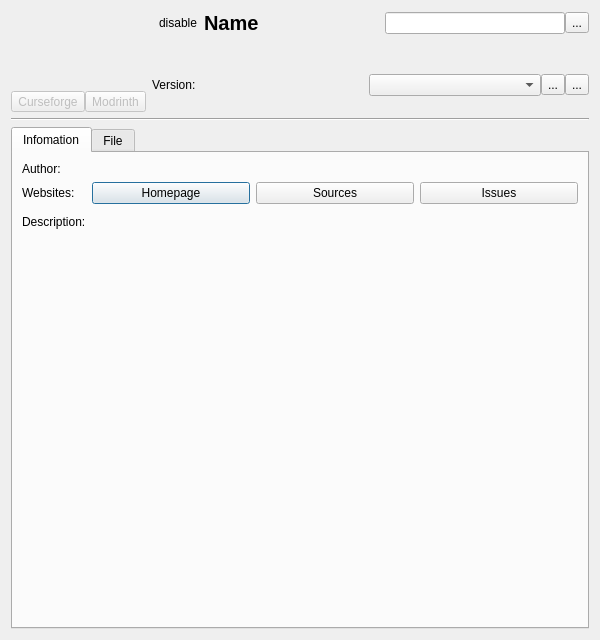
<?xml version="1.0" encoding="UTF-8"?>
<ui version="4.0">
 <class>LocalModDialog</class>
 <widget class="QDialog" name="LocalModDialog">
  <property name="geometry">
   <rect>
    <x>0</x>
    <y>0</y>
    <width>600</width>
    <height>640</height>
   </rect>
  </property>
  <property name="windowTitle">
   <string>Dialog</string>
  </property>
  <layout class="QGridLayout" name="gridLayout_2">
   <item row="0" column="0">
    <layout class="QHBoxLayout" name="horizontalLayout_6">
     <item>
      <layout class="QVBoxLayout" name="verticalLayout">
       <property name="spacing">
        <number>0</number>
       </property>
       <item>
        <widget class="QLabel" name="modIcon">
         <property name="sizePolicy">
          <sizepolicy hsizetype="Fixed" vsizetype="Fixed">
           <horstretch>0</horstretch>
           <verstretch>0</verstretch>
          </sizepolicy>
         </property>
         <property name="minimumSize">
          <size>
           <width>80</width>
           <height>80</height>
          </size>
         </property>
         <property name="maximumSize">
          <size>
           <width>80</width>
           <height>80</height>
          </size>
         </property>
         <property name="text">
          <string/>
         </property>
        </widget>
       </item>
       <item>
        <layout class="QHBoxLayout" name="horizontalLayout_5">
         <item>
          <widget class="QToolButton" name="curseforgeButton">
           <property name="enabled">
            <bool>false</bool>
           </property>
           <property name="sizePolicy">
            <sizepolicy hsizetype="Preferred" vsizetype="Fixed">
             <horstretch>0</horstretch>
             <verstretch>0</verstretch>
            </sizepolicy>
           </property>
           <property name="text">
            <string>Curseforge</string>
           </property>
           <property name="icon">
            <iconset resource="../../images/image.qrc">
             <normaloff>:/image/curseforge.svg</normaloff>:/image/curseforge.svg</iconset>
           </property>
           <property name="toolButtonStyle">
            <enum>Qt::ToolButtonIconOnly</enum>
           </property>
          </widget>
         </item>
         <item>
          <widget class="QToolButton" name="modrinthButton">
           <property name="enabled">
            <bool>false</bool>
           </property>
           <property name="sizePolicy">
            <sizepolicy hsizetype="Preferred" vsizetype="Fixed">
             <horstretch>0</horstretch>
             <verstretch>0</verstretch>
            </sizepolicy>
           </property>
           <property name="text">
            <string>Modrinth</string>
           </property>
           <property name="icon">
            <iconset resource="../../images/image.qrc">
             <normaloff>:/image/modrinth.svg</normaloff>:/image/modrinth.svg</iconset>
           </property>
           <property name="toolButtonStyle">
            <enum>Qt::ToolButtonIconOnly</enum>
           </property>
          </widget>
         </item>
        </layout>
       </item>
      </layout>
     </item>
     <item>
      <layout class="QVBoxLayout" name="verticalLayout_2">
       <property name="spacing">
        <number>0</number>
       </property>
       <item>
        <layout class="QHBoxLayout" name="horizontalLayout_2">
         <item>
          <widget class="QToolButton" name="disableButton">
           <property name="text">
            <string>disable</string>
           </property>
           <property name="icon">
            <iconset theme="action-unavailable-symbolic">
             <normaloff>.</normaloff>.</iconset>
           </property>
           <property name="checkable">
            <bool>true</bool>
           </property>
           <property name="autoRaise">
            <bool>true</bool>
           </property>
          </widget>
         </item>
         <item>
          <widget class="QLabel" name="modName">
           <property name="sizePolicy">
            <sizepolicy hsizetype="Expanding" vsizetype="Minimum">
             <horstretch>0</horstretch>
             <verstretch>0</verstretch>
            </sizepolicy>
           </property>
           <property name="font">
            <font>
             <pointsize>15</pointsize>
             <weight>75</weight>
             <bold>true</bold>
            </font>
           </property>
           <property name="text">
            <string notr="true">Name</string>
           </property>
           <property name="wordWrap">
            <bool>true</bool>
           </property>
          </widget>
         </item>
         <item>
          <widget class="QLineEdit" name="aliasText"/>
         </item>
         <item>
          <widget class="QToolButton" name="editAliasButton">
           <property name="text">
            <string>...</string>
           </property>
           <property name="icon">
            <iconset theme="entry-edit">
             <normaloff>.</normaloff>.</iconset>
           </property>
           <property name="checkable">
            <bool>true</bool>
           </property>
          </widget>
         </item>
        </layout>
       </item>
       <item>
        <widget class="TagsFlowWidget" name="tagsWidget" native="true">
         <property name="contextMenuPolicy">
          <enum>Qt::CustomContextMenu</enum>
         </property>
        </widget>
       </item>
       <item>
        <layout class="QFormLayout" name="formLayout">
         <property name="horizontalSpacing">
          <number>0</number>
         </property>
         <property name="verticalSpacing">
          <number>0</number>
         </property>
         <item row="0" column="0">
          <widget class="QLabel" name="label">
           <property name="text">
            <string>Version:</string>
           </property>
          </widget>
         </item>
         <item row="0" column="1">
          <layout class="QHBoxLayout" name="horizontalLayout_4">
           <item>
            <widget class="QLabel" name="versionText">
             <property name="text">
              <string notr="true"/>
             </property>
            </widget>
           </item>
           <item>
            <widget class="QComboBox" name="versionSelect"/>
           </item>
           <item>
            <widget class="QToolButton" name="rollbackButton">
             <property name="toolTip">
              <string>Roll back to this version</string>
             </property>
             <property name="text">
              <string>...</string>
             </property>
             <property name="icon">
              <iconset theme="backup">
               <normaloff>.</normaloff>.</iconset>
             </property>
            </widget>
           </item>
           <item>
            <widget class="QToolButton" name="deleteButton">
             <property name="toolTip">
              <string>Delete this version</string>
             </property>
             <property name="text">
              <string>...</string>
             </property>
             <property name="icon">
              <iconset theme="delete">
               <normaloff>.</normaloff>.</iconset>
             </property>
            </widget>
           </item>
          </layout>
         </item>
        </layout>
       </item>
      </layout>
     </item>
    </layout>
   </item>
   <item row="1" column="0">
    <widget class="Line" name="line">
     <property name="orientation">
      <enum>Qt::Horizontal</enum>
     </property>
    </widget>
   </item>
   <item row="2" column="0">
    <widget class="QTabWidget" name="tabWidget">
     <property name="currentIndex">
      <number>0</number>
     </property>
     <widget class="QWidget" name="tab">
      <attribute name="title">
       <string>Infomation</string>
      </attribute>
      <layout class="QGridLayout" name="gridLayout">
       <item row="0" column="0">
        <layout class="QFormLayout" name="formLayout_3">
         <property name="formAlignment">
          <set>Qt::AlignHCenter|Qt::AlignTop</set>
         </property>
         <item row="0" column="0">
          <widget class="QLabel" name="label_4">
           <property name="text">
            <string>Author:</string>
           </property>
          </widget>
         </item>
         <item row="0" column="1">
          <widget class="QLabel" name="modAuthors">
           <property name="sizePolicy">
            <sizepolicy hsizetype="Expanding" vsizetype="Preferred">
             <horstretch>0</horstretch>
             <verstretch>0</verstretch>
            </sizepolicy>
           </property>
           <property name="toolTip">
            <string notr="true"/>
           </property>
           <property name="text">
            <string notr="true"/>
           </property>
           <property name="alignment">
            <set>Qt::AlignBottom|Qt::AlignLeading|Qt::AlignLeft</set>
           </property>
           <property name="wordWrap">
            <bool>true</bool>
           </property>
          </widget>
         </item>
         <item row="2" column="1">
          <widget class="QTextBrowser" name="modDescription">
           <property name="styleSheet">
            <string notr="true">background-color: transparent;</string>
           </property>
           <property name="frameShape">
            <enum>QFrame::NoFrame</enum>
           </property>
          </widget>
         </item>
         <item row="2" column="0">
          <widget class="QLabel" name="label_6">
           <property name="text">
            <string>Description:</string>
           </property>
          </widget>
         </item>
         <item row="1" column="0">
          <widget class="QLabel" name="label_8">
           <property name="text">
            <string>Websites:</string>
           </property>
          </widget>
         </item>
         <item row="1" column="1">
          <layout class="QHBoxLayout" name="horizontalLayout">
           <item>
            <widget class="QPushButton" name="homepageButton">
             <property name="text">
              <string>Homepage</string>
             </property>
            </widget>
           </item>
           <item>
            <widget class="QPushButton" name="sourceButton">
             <property name="text">
              <string>Sources</string>
             </property>
            </widget>
           </item>
           <item>
            <widget class="QPushButton" name="issueButton">
             <property name="text">
              <string>Issues</string>
             </property>
            </widget>
           </item>
          </layout>
         </item>
        </layout>
       </item>
      </layout>
     </widget>
     <widget class="QWidget" name="tab_2">
      <attribute name="title">
       <string>File</string>
      </attribute>
      <layout class="QGridLayout" name="gridLayout_4">
       <item row="0" column="0">
        <layout class="QFormLayout" name="formLayout_2">
         <property name="formAlignment">
          <set>Qt::AlignHCenter|Qt::AlignTop</set>
         </property>
         <item row="0" column="0">
          <widget class="QLabel" name="label_2">
           <property name="text">
            <string>File Name:</string>
           </property>
          </widget>
         </item>
         <item row="0" column="1">
          <layout class="QHBoxLayout" name="horizontalLayout_3">
           <item>
            <widget class="QLineEdit" name="fileBaseNameText">
             <property name="enabled">
              <bool>false</bool>
             </property>
             <property name="sizePolicy">
              <sizepolicy hsizetype="Preferred" vsizetype="Fixed">
               <horstretch>0</horstretch>
               <verstretch>0</verstretch>
              </sizepolicy>
             </property>
            </widget>
           </item>
           <item>
            <widget class="QLabel" name="fileSuffixText">
             <property name="text">
              <string notr="true">.jar</string>
             </property>
            </widget>
           </item>
           <item>
            <widget class="QToolButton" name="editFileNameButton">
             <property name="text">
              <string>Edit</string>
             </property>
             <property name="icon">
              <iconset theme="entry-edit">
               <normaloff>.</normaloff>.</iconset>
             </property>
             <property name="checkable">
              <bool>true</bool>
             </property>
            </widget>
           </item>
          </layout>
         </item>
         <item row="1" column="0">
          <widget class="QLabel" name="label_3">
           <property name="text">
            <string>File Size:</string>
           </property>
          </widget>
         </item>
         <item row="1" column="1">
          <widget class="QLabel" name="sizeText">
           <property name="text">
            <string>2.33 MB</string>
           </property>
          </widget>
         </item>
         <item row="2" column="0">
          <widget class="QLabel" name="label_5">
           <property name="text">
            <string>Created Time:</string>
           </property>
          </widget>
         </item>
         <item row="2" column="1">
          <widget class="QLabel" name="createdTimeText">
           <property name="text">
            <string>TextLabel</string>
           </property>
          </widget>
         </item>
         <item row="3" column="0">
          <widget class="QLabel" name="label_7">
           <property name="text">
            <string>Modified Time:</string>
           </property>
          </widget>
         </item>
         <item row="3" column="1">
          <widget class="QLabel" name="modifiedTimeText">
           <property name="text">
            <string>TextLabel</string>
           </property>
          </widget>
         </item>
        </layout>
       </item>
      </layout>
     </widget>
    </widget>
   </item>
  </layout>
 </widget>
 <customwidgets>
  <customwidget>
   <class>TagsFlowWidget</class>
   <extends>QWidget</extends>
   <header>ui/tagsflowwidget.h</header>
   <container>1</container>
  </customwidget>
 </customwidgets>
 <tabstops>
  <tabstop>tabWidget</tabstop>
  <tabstop>homepageButton</tabstop>
  <tabstop>sourceButton</tabstop>
  <tabstop>issueButton</tabstop>
  <tabstop>modrinthButton</tabstop>
  <tabstop>fileBaseNameText</tabstop>
  <tabstop>editFileNameButton</tabstop>
 </tabstops>
 <resources>
  <include location="../../images/image.qrc"/>
 </resources>
 <connections/>
</ui>
